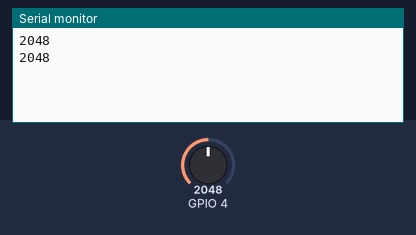
Bench run of a sketch on a simulated ESP32. Shown: the last lines printed to the serial monitor. The test bench sets the inputs (shaded band); at power-on: GPIO 4 = 2048.

Above: at 1.8 s.
1.9 s: GPIO 4 set to 2866
At 2.8 s:
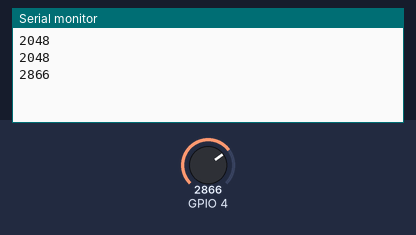
3.4 s: GPIO 4 set to 3603
At 4.8 s:
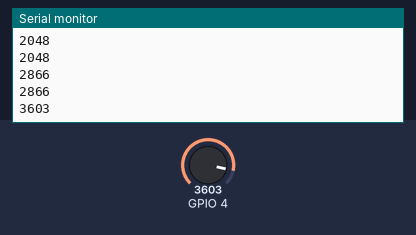
Timing chart, 0 to 6.4 s (numbered marks = the images above; inputs shaded):
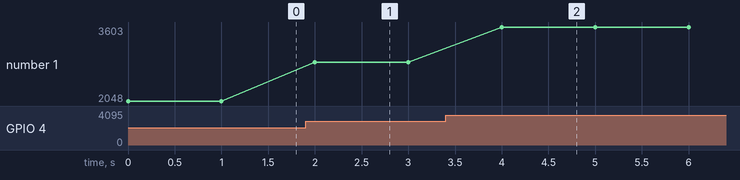

The sketch:

2AnalogReadSerial.ino
```cpp
// the setup routine runs once when you press reset:
void setup() {
  // initialize serial communication at 9600 bits per second:
  Serial.begin(9600);
}

// the loop routine runs over and over again forever:
void loop() {
  // read the input on analog pin 0:
  int sensorValue = analogRead(4);
  // print out the value you read:
  Serial.println(sensorValue);
  delay(1000);        // delay in between reads for stability
}
```

Measured:
- after the input at 1.9 s, the serial monitor: prints a new line after 0.10 s (image 1)
- after the input at 3.4 s, the serial monitor: prints a new line after 0.60 s (image 2)
- plotted number 1: 2048 → 2866 after the input at 1.9 s, 2866 → 3603 after the input at 3.4 s
